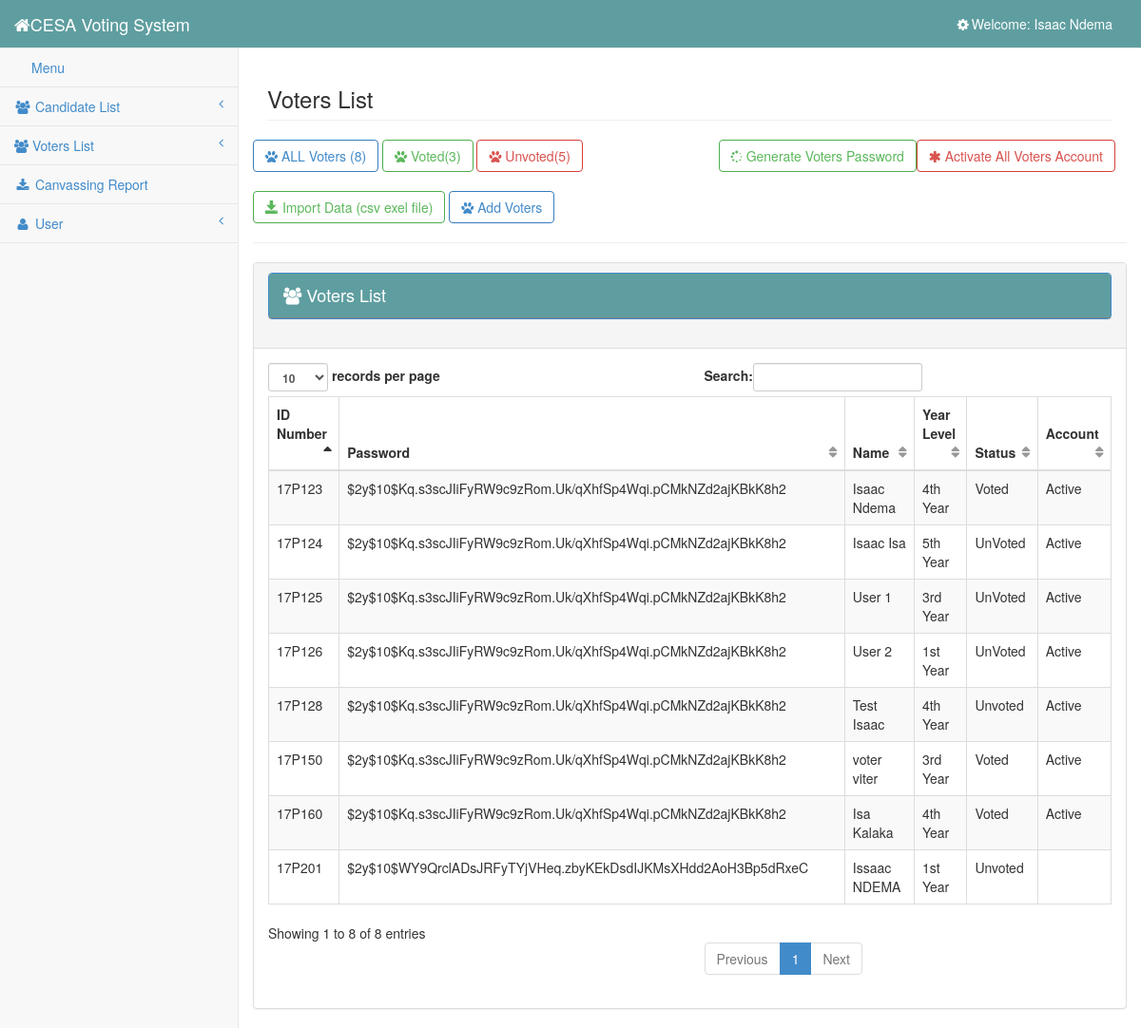
/admin/voters.php (signed in), run on the app's committed database.
### tables this page shows
CREATE TABLE IF NOT EXISTS `user` (
  `user_id` int(11) NOT NULL AUTO_INCREMENT,
  `username` varchar(100) NOT NULL,
  `password` varchar(100) NOT NULL,
  `firstname` varchar(100) NOT NULL,
  `lastname` varchar(100) NOT NULL,
  PRIMARY KEY (`user_id`)
);

CREATE TABLE IF NOT EXISTS `voters` (
  `voters_id` int(11) NOT NULL AUTO_INCREMENT,
  `id_number` varchar(6) NOT NULL,
  `password` varchar(100) NOT NULL,
  `firstname` varchar(100) NOT NULL,
  `lastname` varchar(100) NOT NULL,
  `year_level` varchar(100) NOT NULL,
  `status` varchar(100) NOT NULL,
  `account` varchar(100) NOT NULL,
  PRIMARY KEY (`voters_id`)
);

### admin/session.php (called while the page is built, shortened)
<?php
	require '../database/dbcon.php';
	$session_id=$_SESSION['id'];
	$user_query = $conn->query("SELECT * FROM user WHERE user_id = '$session_id'") or die(mysqli_errno());
	$user_row = $user_query->fetch_array();
?>

### admin/voters.php (the view, shortened to what this page needs)
<?php include('session.php'); ?>
<?php include('head.php'); ?>
<body>
    <div id="wrapper">
        <?php include('side_bar.php'); ?>
        <div id="page-wrapper">
            <div class="row">
                <div class="col-lg-12">
                    <h3 class="page-header">Voters List</h3>
                </div>
                <?php
                $count = $conn->query("SELECT COUNT(*) as total FROM `voters`")->fetch_array();
                $count1 =  $conn->query("SELECT COUNT(*) as total FROM `voters` WHERE `status` = 'Voted'")->fetch_array();
                $count2 = $conn->query("SELECT COUNT(*) as total FROM `voters` WHERE `status` = 'Unvoted'")->fetch_array();
                ?>
                <a href="voters.php" class="btn btn-primary btn-outline"><i class="fa fa-paw"></i> ALL Voters (<?php echo $count['total'] ?>)</a>
                <a href="voted.php" class="btn btn-success btn-outline"><i class="fa fa-paw"></i> Voted(<?php echo $count1['total'] ?>)</a>
                <a href="unvoted.php" class="btn btn-danger btn-outline"><i class="fa fa-paw"></i> Unvoted(<?php echo $count2['total'] ?>) </a> &nbsp; &nbsp; &nbsp; &nbsp; &nbsp;
                <a href="update_status.php" class="btn btn-danger btn-outline pull-right" style="margin-right:12px;" name="go"><i class="fa fa-asterisk fa-spin"></i> Activate All Voters Account</a>
                <a href="generate_password.php" class="btn btn-success btn-outline pull-right" name="go"><i class="fa fa-spinner fa-spin"></i> Generate Voters Password</a>
                <br />
                <br />
                <a href="download.php" class="btn btn-success btn-outline"><i class="glyphicon glyphicon-save"></i> Import Data (csv exel file)</a>
                <a href="../register/index.php" class="btn btn-primary btn-outline"><i class="fa fa-paw"></i> Add Voters</a>
                <hr />
                <div class="panel panel-default">
                    <div class="panel-heading">
                        <h4 class="modal-title" id="myModalLabel">
                            <div class="panel panel-primary">
                                <div class="panel-heading"><i class="fa fa-users"></i>
                                    Voters List
                                </div>
                            </div>
                        </h4>
                    </div>
                    <div class="panel-body">
                        <div class="table-responsive">
                            <table class="table table-striped table-bordered table-hover" id="dataTables-example">
                                <thead>
                                    <tr>
                                        <th>ID Number</th>
                                        <th>Password</th>
                                        <th>Name</th>
                                        <th>Year Level</th>
                                        <th>Status</th>
                                        <th>Account</th>
                                    </tr>
                                </thead>
                                <tbody>
                                    <?php
                                    require '../database/dbcon.php';
                                    $query = $conn->query("SELECT * FROM voters ORDER BY voters_id DESC");
                                    while ($row1 = $query->fetch_array()) {
                                    ?>
                                        <tr>
                                            <td><?php echo $row1['id_number']; ?></td>
                                            <td><?php echo $row1['password']; ?></td>
                                            <td><?php echo $row1['firstname'] . " " . $row1['lastname']; ?></td>
                                            <td><?php echo $row1['year_level']; ?></td>
                                            <td><?php echo $row1['status']; ?></td>
                                            <td><?php echo $row1['account']; ?></td>
                                        </tr>
                                    <?php } ?>
                                </tbody>
                            </table>
                        </div>
                    </div>
                </div>
            </div>
        </div>
    </div>
</body>
</html>

### admin/side_bar.php (shortened to what this page needs)
<?php require '../database/dbcon.php';?>
<nav class="navbar navbar-default navbar-static-top" role="navigation" style="margin-bottom:0; background-color:cadetblue;">
    <div class="navbar-header">
        <a class="navbar-brand" href="" style="color:white;"><i class="fa fa-home fa-large"> </i>CESA Voting System</a>
    </div>
    <ul class="nav navbar-top-links navbar-right">
        <?php
        $query = $conn->query("SELECT * from user where user_id ='$session_id'") or die(mysql_error());
        while ($row = $query->fetch_array()) {
        ?>
            <li class="dropdown">
                <a class="dropdown-toggle" data-toggle="dropdown" href="#" style="color: white">
                    <i class="fa fa-cog fa-spin fa-fw"></i>Welcome: <?php echo $user_username = $user_row['firstname'] . " " . $user_row['lastname']; ?>
                </a>
            </li>
        <?php } ?>
    </ul>
    <div class="navbar-default sidebar" role="navigation">
        <div class="sidebar-nav navbar-collapse">
            <ul class="nav" id="side-menu">
                <li>
                    <a href="candidate.php"><i class="fa fa-menu fa-fw"></i>Menu </a>
                </li>
                <li>
                    <a href="#"><i class="fa fa-users fa-fw"></i> Candidate List<span class="fa arrow"></span></a>
                </li>
                <li>
                    <a href="#"><i class="fa fa-users"></i> Voters List<span class="fa arrow"></span></a>
                </li>
                <li>
                    <a target="blank" href="../results.php?token=CESAGI2022"><i class="fa fa-download fa-fw"></i> Canvassing Report</a>
                </li>
                <li>
                    <a href="#"><i class="fa fa-user fa-fw"></i> User<span class="fa arrow"></span></a>
                </li>
            </ul>
        </div>
    </div>
</nav>

### css/sb-admin-2.css (style rules this page uses)
body { background-color: #f8f8f8; }
#wrapper { width: 100%; }
#page-wrapper { padding: 0 15px; min-height: 568px; background-color: #fff; }
@media (min-width:768px) { #page-wrapper { position: inherit; margin: 0 0 0 250px; padding: 0 30px; border-left: 1px solid #e7e7e7; } }
.navbar-top-links li { display: inline-block; }
.navbar-top-links li:last-child { margin-right: 15px; }
.navbar-top-links li a { padding: 15px; min-height: 50px; }
.sidebar .sidebar-nav.navbar-collapse { padding-right: 0; padding-left: 0; }
.sidebar ul li { border-bottom: 1px solid #e7e7e7; }
.sidebar .arrow { float: right; }
.sidebar .fa.arrow:before { content: "\f104"; }
@media (min-width:768px) { .sidebar { z-index: 1; position: absolute; width: 250px; margin-top: 51px; } }
.btn-outline { color: inherit; background-color: transparent; transition: all .5s; }
.btn-primary.btn-outline { color: #428bca; }
.btn-success.btn-outline { color: #5cb85c; }
.btn-danger.btn-outline { color: #d9534f; }
table.dataTable thead .sorting, table.dataTable thead .sorting_asc, table.dataTable thead .sorting_desc, table.dataTable thead .sorting_asc_disabled, table.dataTable thead .sorting_desc_disabled { background: 0 0; }
table.dataTable thead .sorting_asc:after { content: "\f0de"; float: right; font-family: fontawesome; }
table.dataTable thead .sorting:after { content: "\f0dc"; float: right; font-family: fontawesome; color: rgba(50,50,50,.5); }

### data on the page
user: firstname+lastname "Isaac Ndema"
voters: id_number "17P201", password "$2y$10$WY9QrclADsJRFyTYjVHeq.zbyKEkDsdIJKMsXHdd2AoH3Bp5dRxeC", firstname "Issaac", lastname "NDEMA", year_level "1st Year", status "Unvoted"
voters: id_number "17P160", password "$2y$10$Kq.s3scJIiFyRW9c9zRom.Uk/qXhfSp4Wqi.pCMkNZd2ajKBkK8h2", firstname "Isa", lastname "Kalaka", year_level "4th Year", status "Voted", account "Active"
voters: id_number "17P150", password "$2y$10$Kq.s3scJIiFyRW9c9zRom.Uk/qXhfSp4Wqi.pCMkNZd2ajKBkK8h2", firstname "voter", lastname "viter", year_level "3rd Year", status "Voted", account "Active"
voters: id_number "17P128", password "$2y$10$Kq.s3scJIiFyRW9c9zRom.Uk/qXhfSp4Wqi.pCMkNZd2ajKBkK8h2", firstname "Test", lastname "Isaac", year_level "4th Year", status "Unvoted", account "Active"
voters: id_number "17P126", password "$2y$10$Kq.s3scJIiFyRW9c9zRom.Uk/qXhfSp4Wqi.pCMkNZd2ajKBkK8h2", firstname "User", lastname "2", year_level "1st Year", status "UnVoted", account "Active"
voters: id_number "17P125", password "$2y$10$Kq.s3scJIiFyRW9c9zRom.Uk/qXhfSp4Wqi.pCMkNZd2ajKBkK8h2", firstname "User", lastname "1", year_level "3rd Year", status "UnVoted", account "Active"
voters: id_number "17P124", password "$2y$10$Kq.s3scJIiFyRW9c9zRom.Uk/qXhfSp4Wqi.pCMkNZd2ajKBkK8h2", firstname "Isaac", lastname "Isa", year_level "5th Year", status "UnVoted", account "Active"
voters: id_number "17P123", password "$2y$10$Kq.s3scJIiFyRW9c9zRom.Uk/qXhfSp4Wqi.pCMkNZd2ajKBkK8h2", firstname "Isaac", lastname "Ndema", year_level "4th Year", status "Voted", account "Active"

### other printed values
$count['total'] "8"
$count1['total'] "3"
$count2['total'] "5"
